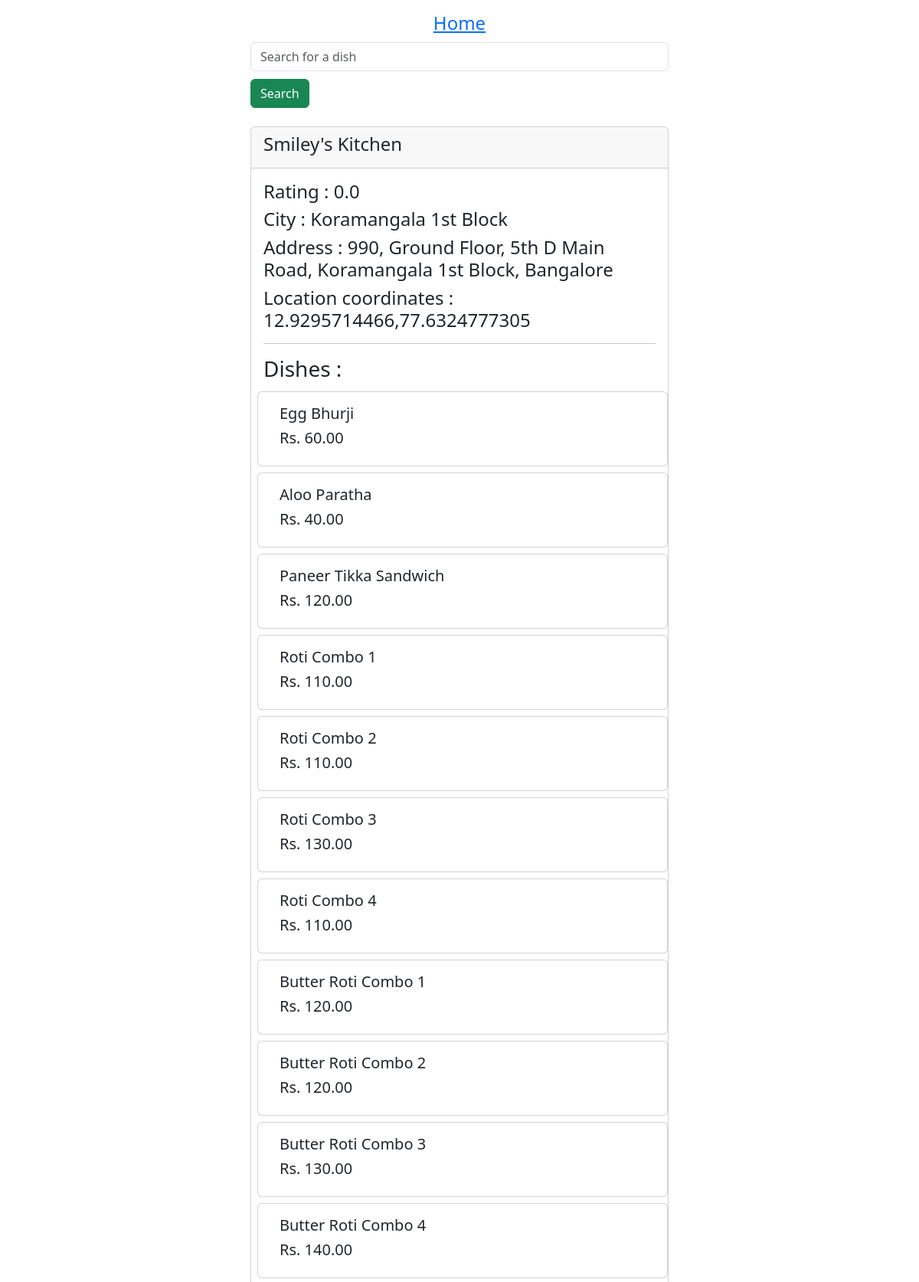
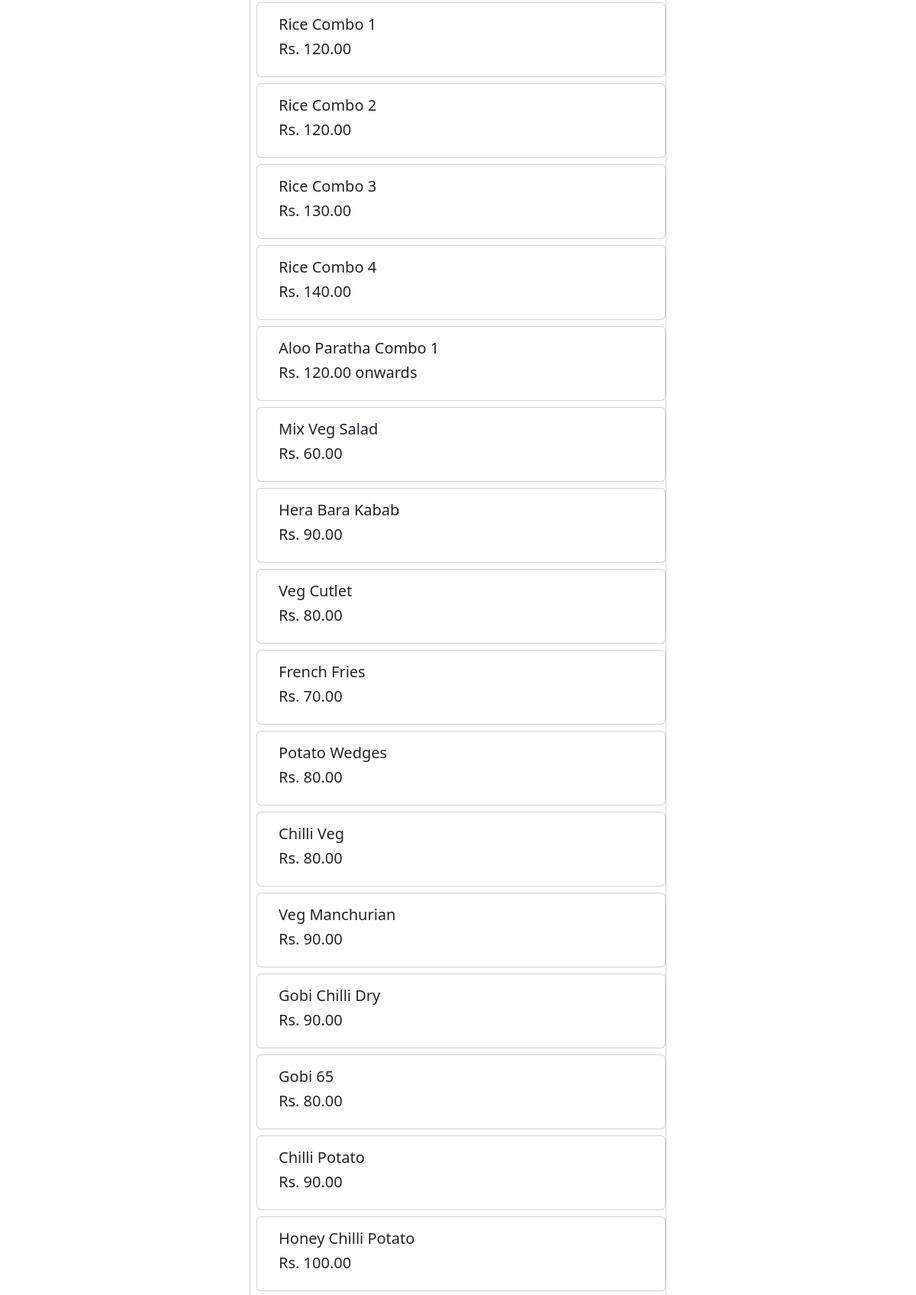
/restaurant/8466 (upper part), run on the app's committed database (2 pictures, top to bottom).
### myapp/models.py (models this page shows)
class Restaurant(models.Model):
	restaurantId = models.BigAutoField(primary_key=True, auto_created=False)
	name = models.CharField(max_length=200)
	city = models.CharField(max_length=200)
	location = models.CharField(max_length=500, null=True, blank=True)
	cuisine = models.CharField(max_length=400, null=True, blank=True)
	coordinates = models.CharField(max_length=500)
	rating = models.FloatField()

class Dish(models.Model):
	restaurant = models.ForeignKey(Restaurant, on_delete=models.CASCADE)
	name = models.CharField(max_length=200)
	rate = models.CharField(max_length=50)

### myapp/views.py (the view)
# urls.py: path('restaurant/<int:id>', views.restaurant, name='restaurant-detail'),
def restaurant(request, id):
  rest = Restaurant.objects.get(restaurantId=id)
  dishes = Dish.objects.filter(restaurant=rest)
  data = dict(restaurant=rest, dishes=dishes)
  return render(request, 'myapp/restaurant.html', data)

### myapp/templates/myapp/restaurant.html (shortened to what this page needs)
{% extends 'myapp/base.html' %}
{% block content %}
<div class="container mt-3">
  <div class="row">
    <div class="col-md-6 offset-md-3">
      <div class="card">
        <div class="card-header">
          <h4>{{restaurant.name}}</h4>
        </div>
        <div class="card-body">
          <h4>Rating : {{restaurant.rating}}</h4>
          <h4>City : {{restaurant.city}}</h4>
          <h4>Address : {{restaurant.location}} </h4>
          <h4>Location coordinates : {{restaurant.coordinates}}</h4>
          <hr>
          <h3>Dishes : </h3>
          {% for dish in dishes %}
            <div class="row">
              <div class="card my-1 mx-1">
                <div class="card-body">
                  <h5>{{dish.name}}</h5> <h5> Rs. {{dish.rate}} </h5>
                </div>
              </div>
            </div>
          {% endfor %}
        </div>
      </div>
    </div>
  </div>
</div>
{% endblock content %}

### data on the page
Restaurant: name "Smiley's Kitchen", rating "0.0", city "Koramangala 1st Block", location "990, Ground Floor, 5th D Main Road, Koramangala 1st Block, Bangalore", coordinates "12.9295714466,77.6324777305"
Dish: name "Egg Bhurji", rate "60.00"
Dish: name "Aloo Paratha", rate "40.00"
Dish: name "Paneer Tikka Sandwich", rate "120.00"
Dish: name "Roti Combo 1", rate "110.00"
Dish: name "Roti Combo 2", rate "110.00"
Dish: name "Roti Combo 3", rate "130.00"
Dish: name "Roti Combo 4", rate "110.00"
Dish: name "Butter Roti Combo 1", rate "120.00"
Dish: name "Butter Roti Combo 2", rate "120.00"
Dish: name "Butter Roti Combo 3", rate "130.00"
Dish: name "Butter Roti Combo 4", rate "140.00"
Dish: name "Rice Combo 1", rate "120.00"
Dish: name "Rice Combo 2", rate "120.00"
Dish: name "Rice Combo 3", rate "130.00"
Dish: name "Rice Combo 4", rate "140.00"
Dish: name "Aloo Paratha Combo 1", rate "120.00 onwards"
Dish: name "Mix Veg Salad", rate "60.00"
Dish: name "Hera Bara Kabab", rate "90.00"
Dish: name "Veg Cutlet", rate "80.00"
Dish: name "French Fries", rate "70.00"
Dish: name "Potato Wedges", rate "80.00"
Dish: name "Chilli Veg", rate "80.00"
Dish: name "Veg Manchurian", rate "90.00"
Dish: name "Gobi Chilli Dry", rate "90.00"
Dish: name "Gobi 65", rate "80.00"
Dish: name "Chilli Potato", rate "90.00"
Dish: name "Honey Chilli Potato", rate "100.00"
